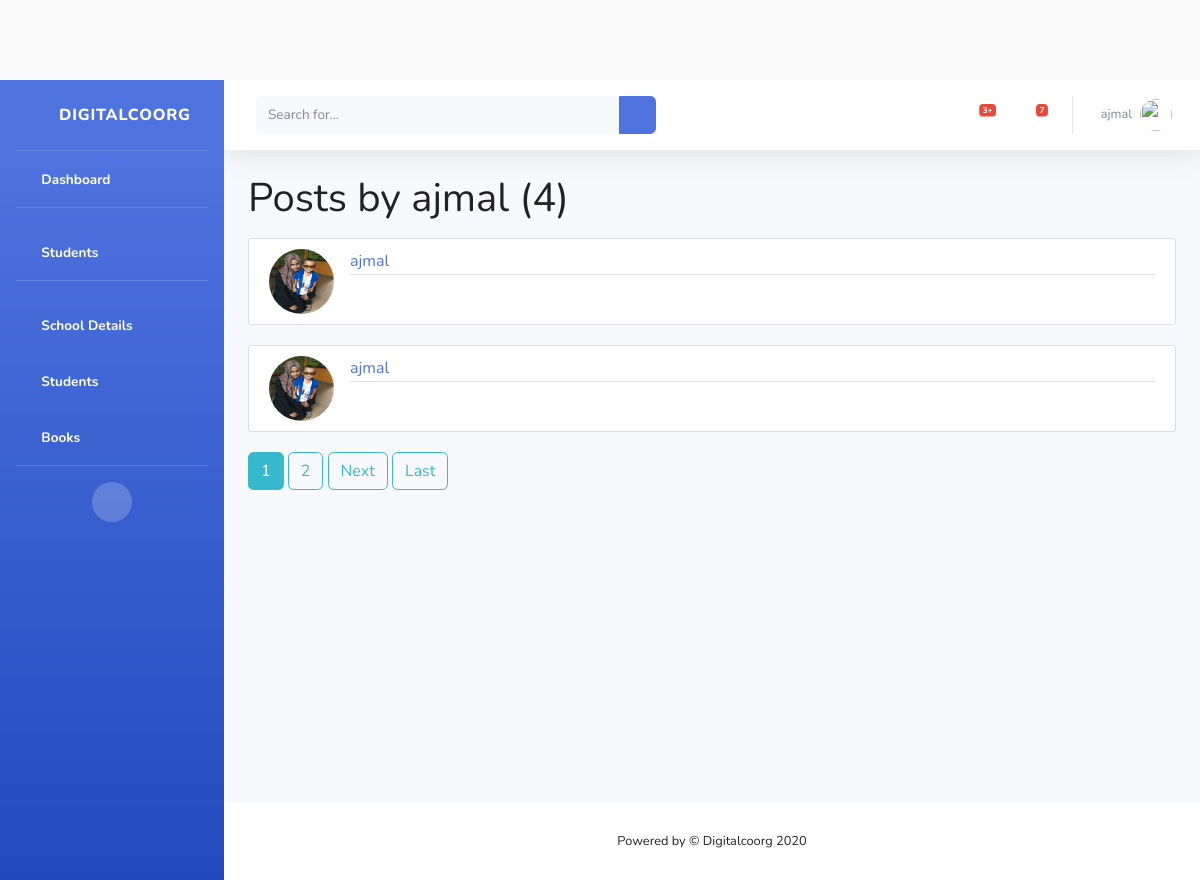
The app's page /students/user/ajmal (signed in) with its own data.
### students/models.py (models this page shows, shortened)
class Student(models.Model):
    firstname = models.CharField(max_length=150)
    fathername = models.CharField(max_length=150)
    mobile_no = models.CharField(max_length=13)
    present_class = models.CharField(max_length=100)
    address = models.TextField()
    date_posted = models.DateTimeField(default=timezone.now)
    author = models.ForeignKey(User, on_delete=models.CASCADE)
    admission_no = models.CharField(max_length=50,default='00000')
    pdf = models.FileField(upload_to='pdfs', blank=True, null=True)
    image = models.ImageField(default='default.jpg', upload_to='student_photos')

### users/models.py (models this page shows, shortened)
class Profile(models.Model):
    user = models.OneToOneField(User, on_delete=models.CASCADE)
    image = models.ImageField(default='default.jpg', upload_to='profile_pics')

### students/views.py (the view)
# urls.py: path('user/<str:username>', UserStudentListView.as_view(), name='user-students'),
class UserStudentListView(ListView):
    model = Student
    template_name = 'students/user_students.html'  # <app>/<model>_<viewtype>.html
    context_object_name = 'students'
    paginate_by = 2
    def get_queryset(self):
        user = get_object_or_404(User, username=self.kwargs.get('username'))
        return Student.objects.filter(author=user).order_by('-date_posted')

### students/templates/students/user_students.html (shortened to what this page needs)
{% extends "students/base.html" %}
{% block content %}
    <h1 class="mb-3">Posts by {{ view.kwargs.username }} ({{ page_obj.paginator.count }})</h1>
    {% for student in students %}
        <article class="media content-section">
          <img class="rounded-circle article-img" src="{{ student.author.profile.image.url }}">
          <div class="media-body">
            <div class="article-metadata">
              <a class="mr-2" href="{% url 'user-students' student.author.username %}">{{ student.author }}</a>
            </div>
          </div>
        </article>
    {% endfor %}
    {% if is_paginated %}
      {% for num in page_obj.paginator.page_range %}
        {% if page_obj.number == num %}
          <a class="btn btn-info mb-4" href="?page={{ num }}">{{ num }}</a>
        {% elif num > page_obj.number|add:'-3' and num < page_obj.number|add:'3' %}
          <a class="btn btn-outline-info mb-4" href="?page={{ num }}">{{ num }}</a>
        {% endif %}
      {% endfor %}
      {% if page_obj.has_next %}
        <a class="btn btn-outline-info mb-4" href="?page={{ page_obj.next_page_number }}">Next</a>
        <a class="btn btn-outline-info mb-4" href="?page={{ page_obj.paginator.num_pages }}">Last</a>
      {% endif %}
    {% endif %}
{% endblock content %}

### students/templates/students/base.html (shortened to what this page needs)
{% load static %}
<!DOCTYPE html>
<html lang="en">
<head>
  <link href="{% static 'vendor/fontawesome-free/css/all.min.css' %}" rel="stylesheet" type="text/css">
  <link href="{% static 'css/sb-admin-2.min.css' %}" rel="stylesheet">
  <link rel="stylesheet" type="text/css" href="{% static 'blog/main.css' %}">
</head>
<body id="page-top">
  <div id="wrapper">
    <ul class="navbar-nav bg-gradient-primary sidebar sidebar-dark accordion" id="accordionSidebar">
      <a class="sidebar-brand d-flex align-items-center justify-content-center" href="{% url 'student-home' %}">
        <div class="sidebar-brand-icon rotate-n-15">
          <i class="fas fa-laugh-wink"></i>
        </div>
        <div class="sidebar-brand-text mx-3">Digitalcoorg</div>
      </a>
      <hr class="sidebar-divider my-0">
      <li class="nav-item active">
        <a class="nav-link" href="{% url 'student-home' %}">
          <i class="fas fa-fw fa-tachometer-alt"></i>
          <span>Dashboard</span></a>
      </li>
      <hr class="sidebar-divider">
        <li class="nav-item active">
          <a class="nav-link" href="{% url 'student-home' %}">
            <i class="fas fa-fw fa-tachometer-alt"></i>
            <span>Students</span></a>
        </li>
        <hr class="sidebar-divider">
       <li class="nav-item active">
        <a class="nav-link collapsed" href="{% url 'schools' %}" data-toggle="collapse" data-target="#collapseTwo" aria-expanded="true" aria-controls="collapseTwo">
          <i class="fas fa-fw  fa-university"></i>
          <span>School Details</span>
        </a>
      </li>
      <li class="nav-item active">
        <a class="nav-link collapsed" href="{% url 'student-home' %}" data-toggle="collapse" data-target="#collapseThree" aria-expanded="true" aria-controls="collapseThree">
          <i class="fas fa-fw fa-user-circle"></i>
          <span>Students</span>
        </a>
      </li>
       <li class="nav-item active">
        <a class="nav-link collapsed" href="{% url 'book_list' %}" data-toggle="collapse" data-target="#collapseBook" aria-expanded="true" aria-controls="collapseBook">
          <i class="fas fa-fw fa-book"></i>
          <span>Books</span>
        </a>
      </li>
      <hr class="sidebar-divider d-none d-md-block">
      <div class="text-center d-none d-md-inline">
        <button class="rounded-circle border-0" id="sidebarToggle"></button>
      </div>
    </ul>
    <div id="content-wrapper" class="d-flex flex-column">
      <div id="content">
        <nav class="navbar navbar-expand navbar-light bg-white topbar mb-4 static-top shadow">
          <form class="d-none d-sm-inline-block form-inline mr-auto ml-md-3 my-2 my-md-0 mw-100 navbar-search">
            <div class="input-group">
              <input type="text" class="form-control bg-light border-0 small" placeholder="Search for..." aria-label="Search" aria-describedby="basic-addon2">
              <div class="input-group-append">
                <button class="btn btn-primary" type="button">
                  <i class="fas fa-search fa-sm"></i>
                </button>
              </div>
            </div>
          </form>
          <ul class="navbar-nav ml-auto">
            {% if user.is_authenticated %}
            <li class="nav-item dropdown no-arrow mx-1">
              <a class="nav-link dropdown-toggle" href="#" id="alertsDropdown" role="button" data-toggle="dropdown" aria-haspopup="true" aria-expanded="false">
                <i class="fas fa-bell fa-fw"></i>
                <span class="badge badge-danger badge-counter">3+</span>
              </a>
            </li>
            <li class="nav-item dropdown no-arrow mx-1">
              <a class="nav-link dropdown-toggle" href="#" id="messagesDropdown" role="button" data-toggle="dropdown" aria-haspopup="true" aria-expanded="false">
                <i class="fas fa-envelope fa-fw"></i>
                <span class="badge badge-danger badge-counter">7</span>
              </a>
            </li>
            <li class="nav-item dropdown no-arrow">
              <a class="nav-link dropdown-toggle" href="#" id="userDropdown" role="button" data-toggle="dropdown" aria-haspopup="true" aria-expanded="false">
                <span class="mr-2 d-none d-lg-inline text-gray-600 small">{{ user.username }}</span>
                <img class="img-profile rounded-circle" src="https://source.unsplash.com/QAB-WJcbgJk/60x60">
              </a>
            </li>
            {% endif %}
          </ul>
        </nav>
		<div class="container-fluid">
		<div class="row">
        <div class="col-md-12">
          {% block content %}{% endblock %}
        </div>
      </div>
        </div>
      </div>
      <footer class="sticky-footer bg-white">
        <div class="container my-auto">
          <div class="copyright text-center my-auto">
            <span>Powered by &copy; Digitalcoorg 2020</span>
          </div>
        </div>
      </footer>
    </div>
  </div>
</body>
</html>

### students/static/students/main.css (style rules this page uses)
body { background: #fafafa; color: #222; margin-top: 5rem; }
h1, h2, h3, h4, h5, h6 { color: #222; }
ul { margin: 0; }
.content-section { background: #ffffff; padding: 10px 20px; border: 1px solid #dddddd; border-radius: 3px; margin-bottom: 20px; }
.article-img { height: 65px; width: 65px; margin-right: 16px; }
.article-metadata { padding-bottom: 1px; margin-bottom: 4px; border-bottom: 1px solid #e3e3e3 }

### records on screen
Student: author.profile.image (picture), author "ajmal"
Student: author.profile.image (picture), author "ajmal"

### other values on screen
{{ user.username }} "ajmal"
{{ view.kwargs.username }} "ajmal"
{{ page_obj.paginator.count }} "4"
{{ num }} "1"
{{ num }} "2"
